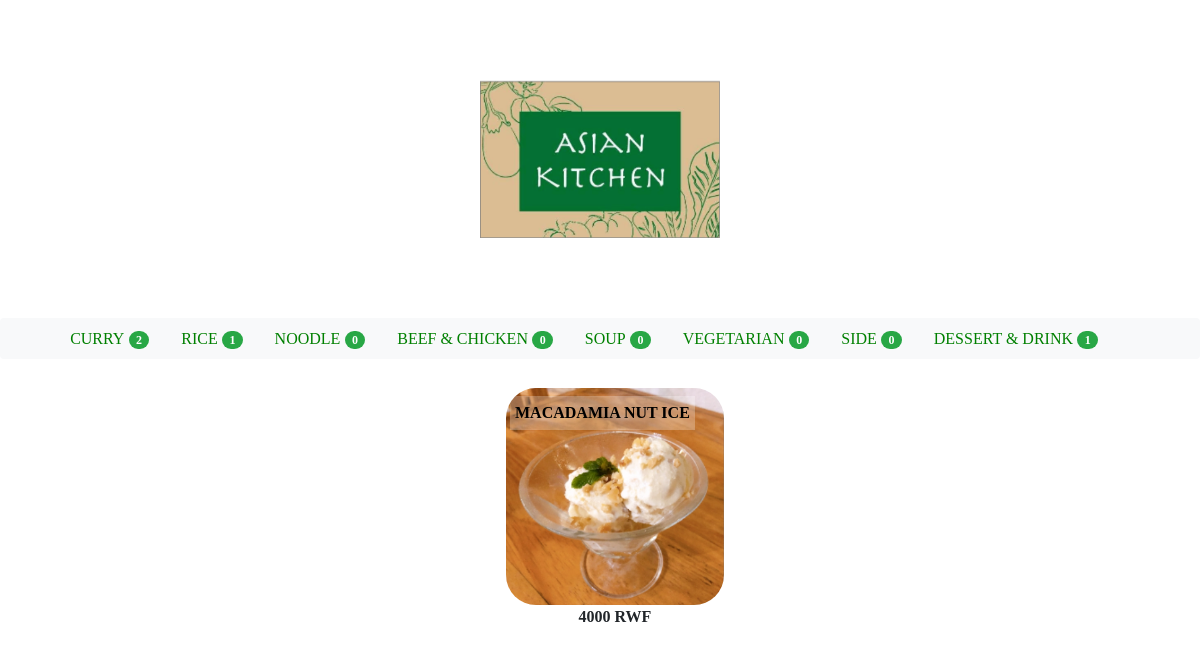
Page /categories/dessert_and_drink/ on the earlier database version.
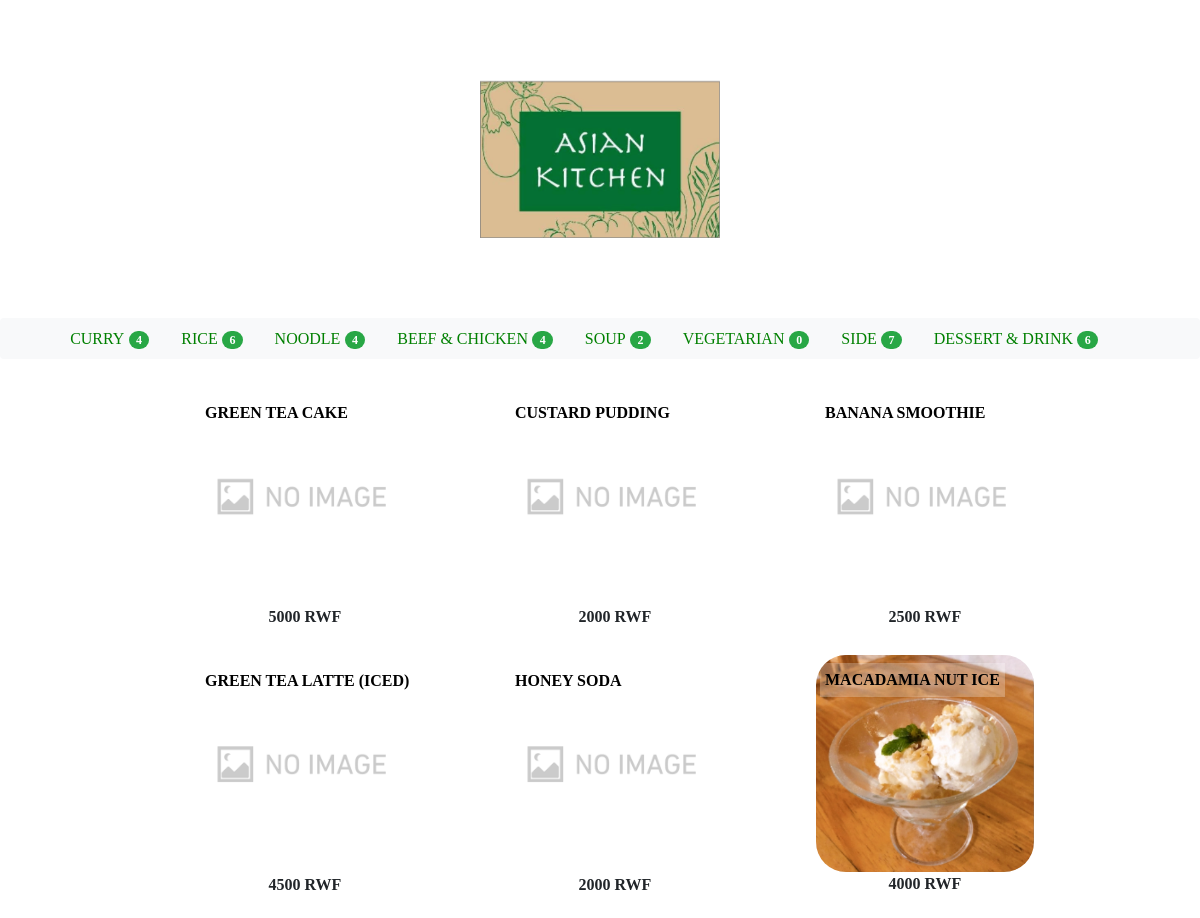
Same page on the later database version.
### delivery/models.py (models this page shows, shortened)
class Category(models.Model):
    kind = models.CharField(max_length=255)
    slug = models.SlugField(unique=True)
    timestamp = models.DateTimeField(auto_now_add=True)

class Food(models.Model):
    category = models.ForeignKey(Category, on_delete=models.PROTECT)
    name = models.CharField(max_length=255)
    price = models.IntegerField(default=0)
    description = models.TextField(blank=True)
    created_at = models.DateTimeField(auto_now_add=True)
    updated_at = models.DateTimeField(auto_now=True)
    published_at = models.DateTimeField(blank=True, null=True)
    image = models.ImageField(
        upload_to='food_images/', null=True, blank=True)
    is_sale = models.BooleanField(default=True)
    class Meta:
        ordering = ['-created_at']

### delivery/views.py (the view)
class CategoryFoodView(ListView):
    model = Food
    template_name = 'delivery/category_food.html'
    def get_queryset(self):
        category_slug = self.kwargs['category_slug']
        self.category = get_object_or_404(Category, slug=category_slug)
        qs = super().get_queryset().filter(category=self.category)
        return qs
    def get_context_data(self, **kwargs):
        context = super().get_context_data(**kwargs)
        context['category'] = self.category
        return context

### dbsite/context_processors.py (called while the page is built)
def common(request):
    context = {
        'categories': Category.objects.annotate(
            num_foods=Count('food', filter=Q(food__is_sale=True))),
    }
    return context

### delivery/templates/delivery/category_food.html (shortened to what this page needs)
{% extends "base.html" %}
{% load static %}
{% block content %}
<br>
<ul id="gallery">
  {% for food in object_list %}
  <li class="item">
    <figure>
      <a href="{% url 'delivery:detail_food' food.name %}">
        <img src="{{ food.image.url }}">
      </a>
      <p>{{ food.name }}</p>
      <figcaption>{{ food.price }} RWF</figcaption>
    </figure>
  </li>
  {% endfor %}
</ul>
{% endblock %}

### templates/base/navbar_v3.html (shortened to what this page needs)
<nav class="navbar navbar-expand-lg navbar-light bg-light rounded">
  <div class="collapse navbar-collapse justify-content-md-center" id="navbar">
    <ul class="navbar-nav">
      {% for category in categories|dictsort:"id" %}
      <li class="nav-item active">
        <a href="{% url 'delivery:category_food' category.slug %}" class="card-link">
          <font face="Comic Sans MS" color="green">{{ category.kind }}</font>
        </a>
        <span class="badge badge-success badge-pill">
          <font face="Comic Sans MS" >{{ category.num_foods }}</font></span>
      </li>
      {% endfor %}
    </ul>
  </div>
</nav>

Differences in the rows shown:
computed for Category "CURRY": num_foods "2" → "4"
computed for Category "RICE": num_foods "1" → "6"
computed for Category "NOODLE": num_foods "0" → "4"
computed for Category "BEEF & CHICKEN": num_foods "0" → "4"
computed for Category "SOUP": num_foods "0" → "2"
computed for Category "SIDE": num_foods "0" → "7"
computed for Category "DESSERT & DRINK": num_foods "1" → "6"
added Food: image (picture), name "GREEN TEA CAKE", price "5000"
added Food: image (picture), name "CUSTARD PUDDING", price "2000"
added Food: image (picture), name "BANANA SMOOTHIE", price "2500"
added Food: image (picture), name "GREEN TEA LATTE (ICED)", price "4500"
added Food: image (picture), name "HONEY SODA", price "2000"
